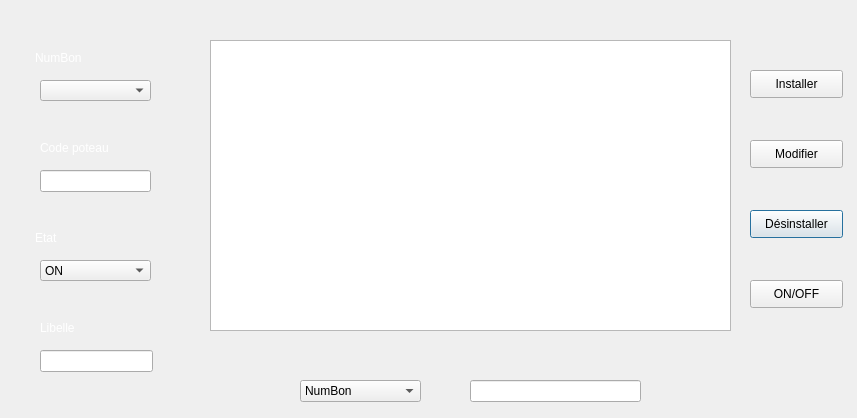
<?xml version="1.0" encoding="UTF-8"?>
<ui version="4.0">
 <class>POTEAUX</class>
 <widget class="QDialog" name="POTEAUX">
  <property name="geometry">
   <rect>
    <x>0</x>
    <y>0</y>
    <width>857</width>
    <height>418</height>
   </rect>
  </property>
  <property name="windowTitle">
   <string>Gestion Poteaux</string>
  </property>
  <widget class="QLabel" name="label_3">
   <property name="geometry">
    <rect>
     <x>40</x>
     <y>320</y>
     <width>55</width>
     <height>16</height>
    </rect>
   </property>
   <property name="text">
    <string>&lt;html&gt;&lt;head/&gt;&lt;body&gt;&lt;p&gt;&lt;span style=&quot; color:#ffffff;&quot;&gt;Libelle&lt;/span&gt;&lt;/p&gt;&lt;/body&gt;&lt;/html&gt;</string>
   </property>
  </widget>
  <widget class="QPushButton" name="pushButton_3">
   <property name="geometry">
    <rect>
     <x>750</x>
     <y>210</y>
     <width>93</width>
     <height>28</height>
    </rect>
   </property>
   <property name="text">
    <string>Désinstaller</string>
   </property>
  </widget>
  <widget class="QLineEdit" name="lineEdit_2">
   <property name="geometry">
    <rect>
     <x>40</x>
     <y>350</y>
     <width>113</width>
     <height>22</height>
    </rect>
   </property>
  </widget>
  <widget class="QTableView" name="tableView">
   <property name="geometry">
    <rect>
     <x>210</x>
     <y>40</y>
     <width>521</width>
     <height>291</height>
    </rect>
   </property>
  </widget>
  <widget class="QPushButton" name="pushButton">
   <property name="geometry">
    <rect>
     <x>750</x>
     <y>70</y>
     <width>93</width>
     <height>28</height>
    </rect>
   </property>
   <property name="text">
    <string>Installer</string>
   </property>
  </widget>
  <widget class="QComboBox" name="comboBox_3">
   <property name="geometry">
    <rect>
     <x>300</x>
     <y>380</y>
     <width>121</width>
     <height>22</height>
    </rect>
   </property>
   <item>
    <property name="text">
     <string>NumBon</string>
    </property>
   </item>
   <item>
    <property name="text">
     <string>Code</string>
    </property>
   </item>
   <item>
    <property name="text">
     <string>Libelle</string>
    </property>
   </item>
   <item>
    <property name="text">
     <string>Etat</string>
    </property>
   </item>
  </widget>
  <widget class="QLabel" name="label_4">
   <property name="geometry">
    <rect>
     <x>35</x>
     <y>230</y>
     <width>55</width>
     <height>16</height>
    </rect>
   </property>
   <property name="text">
    <string>&lt;html&gt;&lt;head/&gt;&lt;body&gt;&lt;p&gt;&lt;span style=&quot; color:#ffffff;&quot;&gt;Etat&lt;/span&gt;&lt;/p&gt;&lt;/body&gt;&lt;/html&gt;</string>
   </property>
  </widget>
  <widget class="QComboBox" name="comboBox">
   <property name="geometry">
    <rect>
     <x>40</x>
     <y>80</y>
     <width>111</width>
     <height>21</height>
    </rect>
   </property>
  </widget>
  <widget class="QLabel" name="label_5">
   <property name="geometry">
    <rect>
     <x>40</x>
     <y>140</y>
     <width>81</width>
     <height>16</height>
    </rect>
   </property>
   <property name="text">
    <string>&lt;html&gt;&lt;head/&gt;&lt;body&gt;&lt;p&gt;&lt;span style=&quot; color:#ffffff;&quot;&gt;Code poteau&lt;/span&gt;&lt;/p&gt;&lt;/body&gt;&lt;/html&gt;</string>
   </property>
  </widget>
  <widget class="QLineEdit" name="lineEdit">
   <property name="geometry">
    <rect>
     <x>470</x>
     <y>380</y>
     <width>171</width>
     <height>22</height>
    </rect>
   </property>
  </widget>
  <widget class="QLabel" name="label">
   <property name="geometry">
    <rect>
     <x>10</x>
     <y>10</y>
     <width>731</width>
     <height>431</height>
    </rect>
   </property>
   <property name="text">
    <string/>
   </property>
  </widget>
  <widget class="QPushButton" name="pushButton_2">
   <property name="geometry">
    <rect>
     <x>750</x>
     <y>140</y>
     <width>93</width>
     <height>28</height>
    </rect>
   </property>
   <property name="text">
    <string>Modifier</string>
   </property>
  </widget>
  <widget class="QLabel" name="label_2">
   <property name="geometry">
    <rect>
     <x>35</x>
     <y>50</y>
     <width>55</width>
     <height>16</height>
    </rect>
   </property>
   <property name="text">
    <string>&lt;html&gt;&lt;head/&gt;&lt;body&gt;&lt;p&gt;&lt;span style=&quot; color:#ffffff;&quot;&gt;NumBon&lt;/span&gt;&lt;/p&gt;&lt;/body&gt;&lt;/html&gt;</string>
   </property>
  </widget>
  <widget class="QPushButton" name="pushButton_4">
   <property name="geometry">
    <rect>
     <x>750</x>
     <y>280</y>
     <width>93</width>
     <height>28</height>
    </rect>
   </property>
   <property name="text">
    <string>ON/OFF</string>
   </property>
  </widget>
  <widget class="QComboBox" name="comboBox_2">
   <property name="geometry">
    <rect>
     <x>40</x>
     <y>260</y>
     <width>111</width>
     <height>21</height>
    </rect>
   </property>
   <item>
    <property name="text">
     <string>ON</string>
    </property>
   </item>
   <item>
    <property name="text">
     <string>OFF</string>
    </property>
   </item>
  </widget>
  <widget class="QLineEdit" name="lineEdit_3">
   <property name="geometry">
    <rect>
     <x>40</x>
     <y>170</y>
     <width>111</width>
     <height>22</height>
    </rect>
   </property>
   <property name="readOnly">
    <bool>false</bool>
   </property>
  </widget>
  <zorder>label</zorder>
  <zorder>label_3</zorder>
  <zorder>pushButton_3</zorder>
  <zorder>lineEdit_2</zorder>
  <zorder>tableView</zorder>
  <zorder>pushButton</zorder>
  <zorder>comboBox_3</zorder>
  <zorder>label_4</zorder>
  <zorder>comboBox</zorder>
  <zorder>label_5</zorder>
  <zorder>lineEdit</zorder>
  <zorder>pushButton_2</zorder>
  <zorder>label_2</zorder>
  <zorder>pushButton_4</zorder>
  <zorder>comboBox_2</zorder>
  <zorder>lineEdit_3</zorder>
 </widget>
 <resources/>
 <connections/>
</ui>
